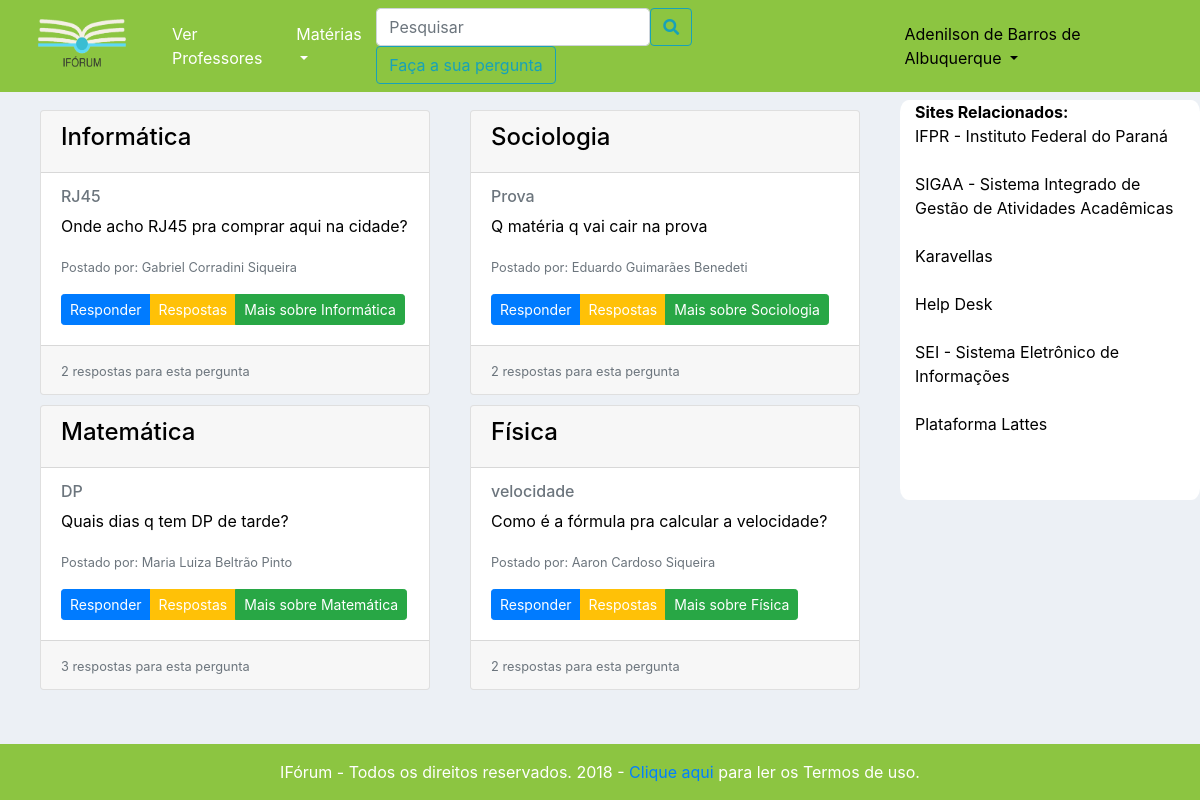
/home.php (signed in), run on the app's committed database.
### tables this page shows
CREATE TABLE `perguntas` (
  `id` int(3) NOT NULL,
  `titulo` varchar(255) NOT NULL,
  `descricao` varchar(255) NOT NULL,
  `usuario_id` int(11) NOT NULL,
  `formacao_id` int(3) NOT NULL
);

CREATE TABLE `formacao` (
  `id` int(3) NOT NULL,
  `materia` varchar(20) NOT NULL,
  `eixo_id` int(3) NOT NULL
);

CREATE TABLE `usuarios` (
  `id` int(11) NOT NULL,
  `nome` varchar(255) NOT NULL,
  `email` varchar(200) NOT NULL,
  `senha` varchar(255) NOT NULL,
  `tipo_usuario` varchar(10) NOT NULL,
  `ra` varchar(12) DEFAULT NULL,
  `siape` varchar(12) DEFAULT NULL,
  `admin` int(1) NOT NULL DEFAULT '0',
  `token` varchar(255) DEFAULT NULL
);

### home.php (the view, shortened to what this page needs)
<?php
require_once 'conexao/conexao.php';
$toggle = (!isset($_GET['professores'])) ? "?professores" : "";
$tela = (isset($_GET['professores'])) ? "Perguntas" : "Professores";
?>
<!DOCTYPE html>
<html lang="en">
<head>
    <link rel="stylesheet" href="https://stackpath.bootstrapcdn.com/bootstrap/4.1.3/css/bootstrap.min.css"
>
    <link rel="stylesheet" href="https://use.fontawesome.com/releases/v5.3.1/css/all.css"
>
    <link rel="stylesheet" href="css/style.css">
</head>
<body>
    <header>
        <nav class="navbar fixed-top navbar-expand-lg navbar-light" style="background-color:#8cc541;">
            <a class="navbar-brand nav-link" href="home.php"><img src="img/iforum.png" height="60px" width="100px"> <span class="sr-only">(current)</span></a>
            <div class="collapse navbar-collapse sticky-top" id="navbarSupportedContent">
                <ul class="navbar-nav mr-auto">
                    <a href="home.php<?php echo $toggle; ?>" class="nav-link" style="color:#fff;">Ver <?php echo $tela; ?></a>
                    <?php if(!isset($_GET['professores'])) { ?>
                    <li class="nav-item dropdown">
                        <a class="nav-link dropdown-toggle" href="#" id="navbarDropdown" role="button" data-toggle="dropdown" aria-haspopup="true" aria-expanded="false" style="color:#fff;">
                            Matérias
                        </a>
                    </li>
                    <?php } ?>
                </ul>
                <form class="form-inline my-4 my-lg-0" method="post">
                    <div class="form-group ">
                        <input type="text" name="busca" id="busca" class="form-control" placeholder="Pesquisar" aria-label="" aria-describedby="basic-addon1">
                        <div class="form-group-prepend">
                            <button class="busca btn btn-outline-info form-control" type="submit"><i class="fas fa-search"></i></button>
                        </div>
                    </div>
                    <?php if(!isset($_GET['professores'])) { ?>
                        <div class="form-group">
                            <button type="button" class="btn btn-outline-info my-6 my-sm-0" data-toggle="modal" data-target="#pergunta"> Faça a sua pergunta</button>
                        </div>
                    <?php } ?>
                </form>
                <ul>
                    <li class="nav-item dropdown">
                        <a class="nav-link dropdown-toggle" href="#" id="perfilDropdown" role="button" data-toggle="dropdown" aria-haspopup="true" aria-expanded="false" style="color:#000;">
                            <?php echo $_SESSION['usuario']['nome']; ?>
                        </a>
                    </li>
                </ul>
            </div>
        </nav>
    </header>
    <div class="container-fluid conteudo">
        <div class="row">
            <div class="col-md-9">
            <?php if(isset($_GET['edit'])) { ?>
                <div class="row edicao">
                    <?php
                    $id = $_SESSION['usuario']['id'];
                    $query = mysqli_query($conn, "SELECT * FROM usuarios WHERE id = {$id}");
                    $res = mysqli_fetch_assoc($query);
                    ?>
                    <form action="funcoes/edit.php" method="post" class="col-md-9">
                        <input type="hidden" name="id" value="<?php echo $res['id'] ?>">
                        <div class="form-group">
                            <label for="nome" class="col-md-4 control-label">Nome</label>
                            <div class="col-md-12">
                                <input type="text" class="form-control" id="nome" name="novoNome" value="<?php echo $res['nome'] ?>" placeholder="Nome">
                            </div>
                        </div>
                        <div class="form-group">
                            <label for="email" class="col-md-4 control-label">E-mail</label>
                            <div class="col-md-12">
                                <input type="email" class="form-control" id="email" name="novoEmail" value="<?php echo $res['email'] ?>" placeholder="E-mail">
                            </div>
                        </div>
                        <div class="form-group">
                            <label for="senha" class="col-md-2 control-label">Senha</label>
                            <div class="col-md-6">
                                <input type="password" class="form-control" id="senha" name="novoSenha" placeholder="Senha">
                            </div>
                        </div>
                        <div class="form-group">
                            <div class="col-md-offset-2 col-md-10">
                                <button class="btn btn-primary">Enviar</button>
                            </div>
                        </div>
                    </form>
                </div>
            <?php } elseif(!isset($_GET['professores'])) { ?>
                <div class="row perguntas">
                    <?php
                    $lista = "SELECT p.id, p.titulo, p.descricao, f.id AS fID, f.materia, e.eixo, u.nome, u.id AS uID FROM perguntas AS p
                                        INNER JOIN formacao AS f ON (p.formacao_id = f.id)
                                        INNER JOIN eixos AS e ON (f.eixo_id = e.id)
                                        INNER JOIN usuarios AS u ON (p.usuario_id = u.id)";
                    $lista .= " ORDER BY p.id DESC";
                    $lista_query = mysqli_query($conn, $lista);
                    $total = mysqli_num_rows($lista_query);
                    if ($total == 0) {
                    ?>
                        <div class="col-md-8 offset-md-2 alert alert-warning text-center" role="alert">
                            Nenhum resultado foi encontrado para esta busca!
                        </div>
                    <?php
                    } else {
                        while ($res = mysqli_fetch_assoc($lista_query)) {
                            $sql_count = "SELECT COUNT(id) as total FROM respostas WHERE pergunta_id = {$res['id']}";
                            $lista_count = mysqli_query($conn, $sql_count);
                            $res_total = mysqli_fetch_assoc($lista_count);
                            ?>
                            <div class="col-md-6">
                                <div class="card perguntas">
                                    <div class="card-header">
                                        <h4><?php echo $res['materia'] ?></h4>
                                    </div>
                                    <div class="card-body">
                                        <h6 class="card-subtitle mb-2 text-muted"><?php echo $res['titulo'] ?></h6>
                                        <p class="card-text">
                                            <?php echo $res['descricao'] ?>
                                        </p>
                                        <p><small class="text-muted">Postado por: <?php echo $res['nome'] ?></small></p>
                                        <div class="btn-group">
                                            <a id="pergunta_<?php echo $res['id']; ?>"
                                                class="btn btn-sm btn-primary card-link text-white"
                                                data-registro="<?php echo $res['id']; ?>"
                                                data-formacao="<?php echo $res['fID']; ?>"
                                                data-href="funcoes/pergunta.php?id=<?php echo $res['id']; ?>"
                                                data-toggle="modal"
                                                data-target="#responder">
                                                Responder
                                            </a>
                                            <a id="resposta_<?php echo $res['id']; ?>"
                                                class="btn btn-sm btn-warning card-link text-white"
                                                data-registro="<?php echo $res['id']; ?>"
                                                data-pergunta="<?php echo $res['descricao']; ?>"
                                                data-href="funcoes/respostas.php?id=<?php echo $res['id']; ?>"
                                                data-toggle="modal"
                                                data-target="#respostas">
                                                Respostas
                                            </a>
                                            <a href="home.php?idM=<?php echo $res['fID'] ?>" class="btn btn-sm btn-success card-link">Mais sobre <?php echo $res['materia'] ?></a>
                                        </div>
                                    </div>
                                    <div class="card-footer">
                                        <?php
                                        if ($res_total['total'] > 1) {
                                            $frase = "$res_total[total] respostas para esta pergunta";
                                        } else {
                                            $frase = "$res_total[total] resposta para esta pergunta";
                                        }
                                        ?>
                                        <small class="text-muted"><?php echo $frase ?></small>
                                    </div>
                                </div>
                            </div>
                        <?php
                        }
                    }
                    ?>
                </div>
            <?php } ?>
            </div>
            <div class="bar col-md-3 bg-white">
                <b> Sites Relacionados: </b>
                <ul>
                    <li><a href="http://www.ifpr.edu.br/" target="_blank"> IFPR - Instituto Federal do Paraná </a></li>
                    <br/>
                    <li><a href="https://sipac.ifpr.edu.br/sigaa/logar.do?dispatch=logOn" target="_blank"> SIGAA - Sistema Integrado de Gestão de Atividades Acadêmicas </a></li>
                    <br/>
                    <li><a href="https://sigaa.ifpr.edu.br/sigaa/login_karavellas.jsp" target="_blank"> Karavellas </a></li>
                    <br/>
                    <li><a href="https://glpi.ifpr.edu.br/" target="_blank"> Help Desk </a></li>
                    <br/>
                    <li><a href="https://sei.ifpr.edu.br/" target="_blank"> SEI - Sistema Eletrônico de Informações </a></li>
                    <br/>
                    <li><a href="http://lattes.cnpq.br/" target="_blank"> Plataforma Lattes </a></li>
                </ul>
            </div>
        </div>
    </div>
</body>
<footer>
    <div class="footer">IFórum - Todos os direitos reservados. 2018 - <a href="termos_de_uso.html" target="_blank" style="color:#007FFF">Clique aqui</a> para ler os Termos de uso. </div>
</footer>
</html>

### css/style.css (style rules this page uses)
* { margin: 0; padding: 0; }
header { margin-bottom: 100px; }
body { color: white; background-color: #ecf0f5; background-position: 30% 45%; background-size: cover; color: #000; overflow-x: hidden; }
.conteudo { margin-top: 25px; margin-bottom: 75px; }
.perguntas { margin: 5px; }
a { text-decoration: none; color: #000; }
ul { list-style-type: none; margin: 0; padding: 0; }
button { text-align: center; }
.form-group .btn-outline-info { margin-right: 35px; }
.bar { border-radius: 3%; right: 0; height: 400px; }
footer { position: fixed; width: 100%; right: 0; bottom: 0; padding: 1rem; background-color: #8cc541; text-align: center; color:#fff; margin-top: 20px; }

### data on the page
perguntas: formacao.materia "Informática", titulo "RJ45", descricao "Onde acho RJ45 pra comprar aqui na cidade?", usuario.nome "Gabriel Corradini Siqueira", frase "2 respostas para esta pergunta"
perguntas: formacao.materia "Sociologia", titulo "Prova", descricao "Q matéria q vai cair na prova", usuario.nome "Eduardo Guimarães Benedeti", frase "2 respostas para esta pergunta"
perguntas: formacao.materia "Matemática", titulo "DP", descricao "Quais dias q tem DP de tarde?", usuario.nome "Maria Luiza Beltrão Pinto", frase "3 respostas para esta pergunta"
perguntas: formacao.materia "Física", titulo "velocidade", descricao "Como é a fórmula pra calcular a velocidade?", usuario.nome "Aaron Cardoso Siqueira", frase "2 respostas para esta pergunta"

### other printed values
$tela "Professores"
$_SESSION['usuario']['nome'] "Adenilson de Barros de Albuquerque"
